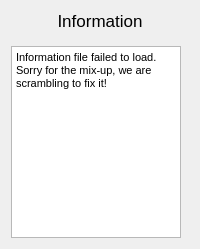
            <widget class="QWidget" name="infoCenterMenuPage">
             <layout class="QVBoxLayout" name="verticalLayout_8">
              <item alignment="Qt::AlignTop">
               <widget class="QLabel" name="label_3">
                <property name="font">
                 <font>
                  <pointsize>13</pointsize>
                 </font>
                </property>
                <property name="text">
                 <string>Information</string>
                </property>
                <property name="alignment">
                 <set>Qt::AlignCenter</set>
                </property>
               </widget>
              </item>
              <item>
               <widget class="QWidget" name="infoTextContainer" native="true">
                <property name="sizePolicy">
                 <sizepolicy hsizetype="Preferred" vsizetype="Expanding">
                  <horstretch>0</horstretch>
                  <verstretch>0</verstretch>
                 </sizepolicy>
                </property>
                <layout class="QVBoxLayout" name="verticalLayout_23">
                 <property name="leftMargin">
                  <number>0</number>
                 </property>
                 <property name="topMargin">
                  <number>9</number>
                 </property>
                 <property name="rightMargin">
                  <number>0</number>
                 </property>
                 <property name="bottomMargin">
                  <number>0</number>
                 </property>
                 <item>
                  <widget class="QTextEdit" name="infoTextCopy">
                   <property name="sizePolicy">
                    <sizepolicy hsizetype="Expanding" vsizetype="Expanding">
                     <horstretch>0</horstretch>
                     <verstretch>0</verstretch>
                    </sizepolicy>
                   </property>
                   <property name="maximumSize">
                    <size>
                     <width>170</width>
                     <height>16777215</height>
                    </size>
                   </property>
                   <property name="font">
                    <font/>
                   </property>
                   <property name="inputMethodHints">
                    <set>Qt::ImhNone</set>
                   </property>
                   <property name="verticalScrollBarPolicy">
                    <enum>Qt::ScrollBarAsNeeded</enum>
                   </property>
                   <property name="sizeAdjustPolicy">
                    <enum>QAbstractScrollArea::AdjustIgnored</enum>
                   </property>
                   <property name="html">
                    <string>&lt;!DOCTYPE HTML PUBLIC &quot;-//W3C//DTD HTML 4.0//EN&quot; &quot;http://www.w3.org/TR/REC-html40/strict.dtd&quot;&gt;
&lt;html&gt;&lt;head&gt;&lt;meta name=&quot;qrichtext&quot; content=&quot;1&quot; /&gt;&lt;style type=&quot;text/css&quot;&gt;
p, li { white-space: pre-wrap; }
&lt;/style&gt;&lt;/head&gt;&lt;body style=&quot; font-family:'MS Shell Dlg 2'; font-size:8.25pt; font-weight:400; font-style:normal;&quot;&gt;
&lt;p style=&quot; margin-top:0px; margin-bottom:0px; margin-left:0px; margin-right:0px; -qt-block-indent:0; text-indent:0px;&quot;&gt;Information file failed to load. Sorry for the mix-up, we are scrambling to fix it!&lt;/p&gt;&lt;/body&gt;&lt;/html&gt;</string>
                   </property>
                   <property name="textInteractionFlags">
                    <set>Qt::LinksAccessibleByMouse|Qt::TextSelectableByMouse</set>
                   </property>
                  </widget>
                 </item>
                </layout>
               </widget>
              </item>
             </layout>
            </widget>
